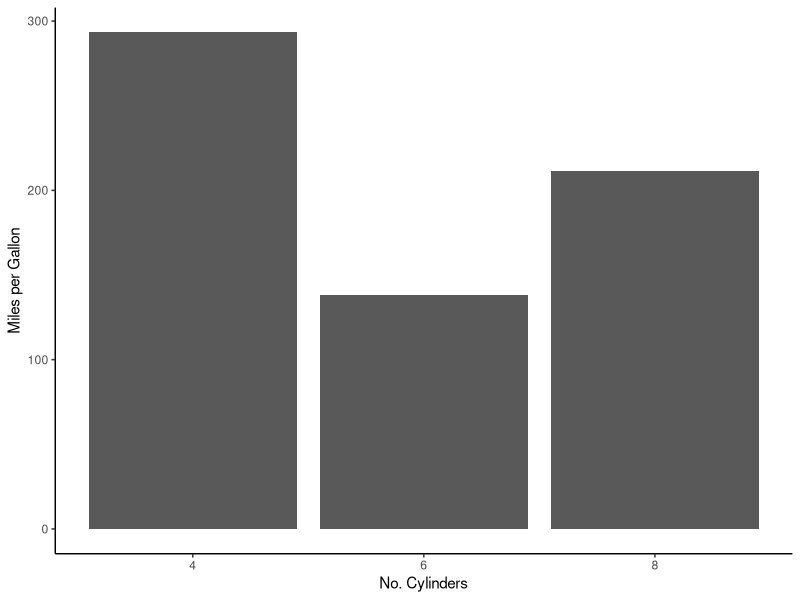

Write the R code that produced this figure.
## ---- chunk 1
knitr::opts_chunk$set(echo = TRUE)
## ---- chunk 2
suppressPackageStartupMessages({
  library(knitr)
  library(tidyverse)
  })
## ---- chunk 3
data("mtcars")

dim(mtcars)

glimpse(mtcars)
## ---- chunk 4
data("mtcars")

dim(mtcars)

glimpse(mtcars)
## ---- chunk 5
mtcars %>% 
  rownames_to_column("car") %>% 
  filter(mpg > 20) %>% 
  kable()

ggplot(mtcars, aes(cyl, mpg)) +
  geom_col() +
  scale_x_continuous(breaks = c(4, 6, 8)) +
  labs(x = "No. Cylinders", y = "Miles per Gallon") +
  theme_classic()
